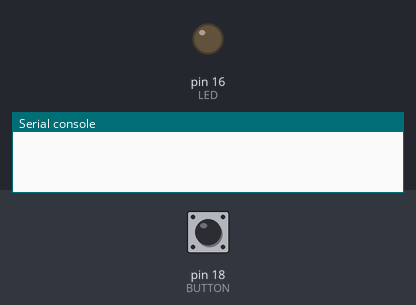
Simulated run of this program. Board: MicroPython board. On the bench: output pins drawn as LEDs (lit = HIGH), the last lines printed to the serial console. The test bench sets the inputs (shaded band); at power-on: pin 18 (BUTTON) LOW.

Above: at 1.2 s.
1.3 s: pin 18 (BUTTON) pulled HIGH for 0.15 s
At 6.1 s:
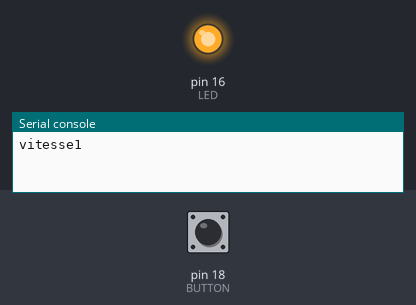
Timing chart, 0 to 10.4 s (numbered marks = the images above; inputs shaded):
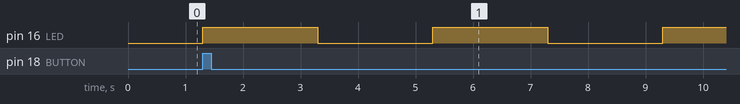

The program:

Code_bp_LED_avec_interruption.py
```python
import machine
import utime

LED = machine.Pin(16, machine.Pin.OUT)
BUTTON = machine.Pin(18, machine.Pin.IN, machine.Pin.PULL_DOWN)

nbrbt = 0
LED.value(0)

# Fonction appelée automatiquement à chaque appui sur le bouton
def compte_appui(pin):
    global nbrbt
    nbrbt = nbrbt + 1
    if nbrbt > 2:
        nbrbt = 0

# Configuration de l'interruption sur le front montant
BUTTON.irq(trigger=machine.Pin.IRQ_RISING, handler=compte_appui)

while True:
    if nbrbt == 1:
        LED.value(1)
        utime.sleep(2)
        LED.value(0)
        utime.sleep(2)
        print("vitesse1")
    elif nbrbt == 2:
        LED.value(1)
        utime.sleep(0.5)
        LED.value(0)
        utime.sleep(0.5)
        print("vitesse2")
    else:
        LED.value(0)
        utime.sleep(0.1)
```

Measured:
- after the input at 1.3 s, pin 16 (LED): alternates HIGH for 2.0 s and LOW for 2.0 s, starting at once
